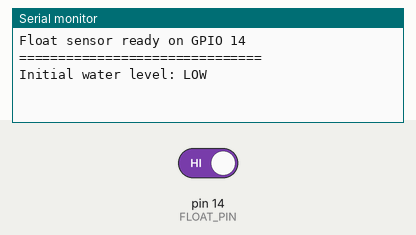
This sketch was run on a simulated Arduino Uno, built with avr-gcc and run on an emulated ATmega328P. Parts: the last lines printed to the serial monitor. The inputs (shaded band) are chosen by the test bench; at power-on: pin 14 (FLOAT_PIN) HIGH.

Above: at 1.2 s.
1.3 s: pin 14 (FLOAT_PIN) driven LOW
At 1.9 s:
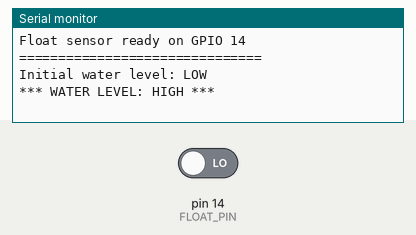
2.8 s: pin 14 (FLOAT_PIN) driven HIGH
At 3.7 s:
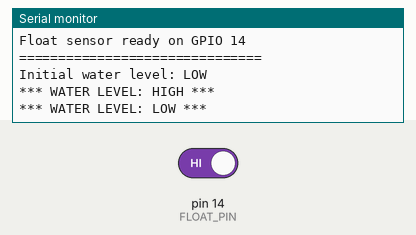

Measured:
- after the input at 1.3 s, the serial monitor: prints a new line after 0.05 s (image 1)
- after the input at 2.8 s, the serial monitor: prints a new line after 0.10 s (image 2)

The sketch:

Floating_Sensor.ino
```cpp
// Simple but robust float sensor code
#define FLOAT_PIN 14

int lastState = HIGH;
unsigned long lastChangeTime = 0;
unsigned long debounceDelay = 100;  // Prevent false readings

void setup() {
  Serial.begin(115200);
  pinMode(FLOAT_PIN, INPUT_PULLUP);

  Serial.println("Float sensor ready on GPIO 14");
  Serial.println("===============================");

  // Show initial state
  int initialState = digitalRead(FLOAT_PIN);
  Serial.print("Initial water level: ");
  Serial.println(initialState == LOW ? "HIGH" : "LOW");

  lastState = initialState;
  lastChangeTime = millis();
}

void loop() {
  int currentState = digitalRead(FLOAT_PIN);

  // Only check for changes after debounce delay
  if (currentState != lastState && (millis() - lastChangeTime) > debounceDelay) {

    // Double-check the reading
    delay(50);
    currentState = digitalRead(FLOAT_PIN);

    // If still different, it's a real change
    if (currentState != lastState) {
      if (currentState == LOW) {
        Serial.println("*** WATER LEVEL: HIGH ***");
        // Add your actions here:
        // - Turn on LED
        // - Send SMS alert
        // - Stop pump
      } else {
        Serial.println("*** WATER LEVEL: LOW ***");
        // Add your actions here:
        // - Turn off LED
        // - Send SMS alert
        // - Start pump
      }

      lastState = currentState;
      lastChangeTime = millis();
    }
  }

  // Optional: Show status every 30 seconds
  static unsigned long lastStatusTime = 0;
  if (millis() - lastStatusTime > 30000) {
    Serial.print("Status check - Water level: ");
    Serial.println(lastState == LOW ? "HIGH" : "LOW");
    lastStatusTime = millis();
  }

  delay(100);  // Check every 100ms
}
```
